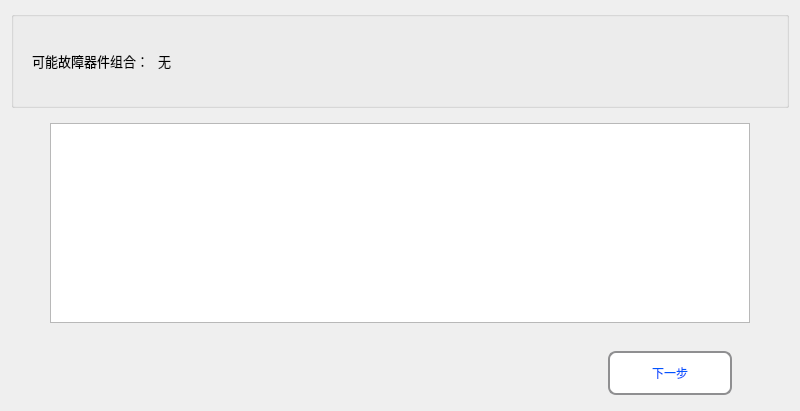
     <widget class="QWidget" name="page_main_diagnosis_result_more_fault">
      <property name="styleSheet">
       <string notr="true">QWidget#page_main_diagnosis_result_more_fault{
border-image: url(:/new/prefix1/Diagnosis_Image/BG_new.png);}</string>
      </property>
      <layout class="QVBoxLayout" name="verticalLayout_16">
       <item>
        <widget class="QGroupBox" name="groupBox_result_module_3">
         <property name="maximumSize">
          <size>
           <width>16777215</width>
           <height>16777215</height>
          </size>
         </property>
         <property name="title">
          <string/>
         </property>
         <layout class="QGridLayout" name="gridLayout_15">
          <item row="0" column="0" colspan="2">
           <widget class="QWidget" name="widget_result_fault_vague_group" native="true">
            <property name="minimumSize">
             <size>
              <width>0</width>
              <height>70</height>
             </size>
            </property>
            <property name="maximumSize">
             <size>
              <width>16777215</width>
              <height>70</height>
             </size>
            </property>
            <layout class="QHBoxLayout" name="horizontalLayout_50">
             <item>
              <widget class="QLabel" name="label_fault_vague_group_number_title">
               <property name="minimumSize">
                <size>
                 <width>120</width>
                 <height>0</height>
                </size>
               </property>
               <property name="maximumSize">
                <size>
                 <width>80</width>
                 <height>16777215</height>
                </size>
               </property>
               <property name="font">
                <font>
                 <family>微软雅黑</family>
                 <pointsize>10</pointsize>
                </font>
               </property>
               <property name="styleSheet">
                <string notr="true">/*QLabel { 
    border-radius: 8px; 
    min-width: 120px;
    min-height: 40px;
	background-color: rgb(216, 255, 164);
	color: rgb(0, 85, 255);
	font: 75 10pt &quot;微软雅黑&quot;;
 }*/</string>
               </property>
               <property name="text">
                <string>可能故障器件组合：</string>
               </property>
              </widget>
             </item>
             <item>
              <widget class="QLabel" name="label_fault_vague_group_number">
               <property name="minimumSize">
                <size>
                 <width>0</width>
                 <height>0</height>
                </size>
               </property>
               <property name="maximumSize">
                <size>
                 <width>16777215</width>
                 <height>16777215</height>
                </size>
               </property>
               <property name="font">
                <font>
                 <family>微软雅黑</family>
                 <pointsize>10</pointsize>
                </font>
               </property>
               <property name="styleSheet">
                <string notr="true">/*QLabel { 
    border-radius: 8px; 
    min-width: 120px;
    min-height: 40px;
	background-color: rgb(216, 255, 164);
	color: rgb(0, 85, 255);
	font: 75 10pt &quot;微软雅黑&quot;;
 }*/</string>
               </property>
               <property name="text">
                <string>无</string>
               </property>
              </widget>
             </item>
             <item>
              <spacer name="horizontalSpacer_106">
               <property name="orientation">
                <enum>Qt::Horizontal</enum>
               </property>
               <property name="sizeHint" stdset="0">
                <size>
                 <width>40</width>
                 <height>20</height>
                </size>
               </property>
              </spacer>
             </item>
            </layout>
           </widget>
          </item>
         </layout>
        </widget>
       </item>
       <item>
        <widget class="QWidget" name="widget_6" native="true">
         <layout class="QGridLayout" name="gridLayout_16">
          <property name="leftMargin">
           <number>39</number>
          </property>
          <property name="rightMargin">
           <number>39</number>
          </property>
          <item row="1" column="0">
           <widget class="QTableWidget" name="tableWidget_fault_vague_group_list">
            <property name="minimumSize">
             <size>
              <width>700</width>
              <height>200</height>
             </size>
            </property>
           </widget>
          </item>
         </layout>
        </widget>
       </item>
       <item>
        <widget class="QWidget" name="widget_slolve_button_page_3" native="true">
         <layout class="QHBoxLayout" name="horizontalLayout_49">
          <item>
           <spacer name="horizontalSpacer_285">
            <property name="orientation">
             <enum>Qt::Horizontal</enum>
            </property>
            <property name="sizeHint" stdset="0">
             <size>
              <width>28</width>
              <height>20</height>
             </size>
            </property>
           </spacer>
          </item>
          <item>
           <spacer name="horizontalSpacer_286">
            <property name="orientation">
             <enum>Qt::Horizontal</enum>
            </property>
            <property name="sizeHint" stdset="0">
             <size>
              <width>35</width>
              <height>20</height>
             </size>
            </property>
           </spacer>
          </item>
          <item>
           <spacer name="horizontalSpacer_287">
            <property name="orientation">
             <enum>Qt::Horizontal</enum>
            </property>
            <property name="sizeHint" stdset="0">
             <size>
              <width>17</width>
              <height>20</height>
             </size>
            </property>
           </spacer>
          </item>
          <item>
           <spacer name="horizontalSpacer_288">
            <property name="orientation">
             <enum>Qt::Horizontal</enum>
            </property>
            <property name="sizeHint" stdset="0">
             <size>
              <width>35</width>
              <height>20</height>
             </size>
            </property>
           </spacer>
          </item>
          <item>
           <spacer name="horizontalSpacer_289">
            <property name="orientation">
             <enum>Qt::Horizontal</enum>
            </property>
            <property name="sizeHint" stdset="0">
             <size>
              <width>34</width>
              <height>20</height>
             </size>
            </property>
           </spacer>
          </item>
          <item>
           <spacer name="horizontalSpacer_290">
            <property name="orientation">
             <enum>Qt::Horizontal</enum>
            </property>
            <property name="sizeHint" stdset="0">
             <size>
              <width>35</width>
              <height>20</height>
             </size>
            </property>
           </spacer>
          </item>
          <item>
           <spacer name="horizontalSpacer_291">
            <property name="orientation">
             <enum>Qt::Horizontal</enum>
            </property>
            <property name="sizeHint" stdset="0">
             <size>
              <width>54</width>
              <height>20</height>
             </size>
            </property>
           </spacer>
          </item>
          <item>
           <spacer name="horizontalSpacer_292">
            <property name="orientation">
             <enum>Qt::Horizontal</enum>
            </property>
            <property name="sizeHint" stdset="0">
             <size>
              <width>53</width>
              <height>20</height>
             </size>
            </property>
           </spacer>
          </item>
          <item>
           <spacer name="horizontalSpacer_293">
            <property name="orientation">
             <enum>Qt::Horizontal</enum>
            </property>
            <property name="sizeHint" stdset="0">
             <size>
              <width>44</width>
              <height>20</height>
             </size>
            </property>
           </spacer>
          </item>
          <item>
           <spacer name="horizontalSpacer_294">
            <property name="orientation">
             <enum>Qt::Horizontal</enum>
            </property>
            <property name="sizeHint" stdset="0">
             <size>
              <width>39</width>
              <height>20</height>
             </size>
            </property>
           </spacer>
          </item>
          <item>
           <spacer name="horizontalSpacer_295">
            <property name="orientation">
             <enum>Qt::Horizontal</enum>
            </property>
            <property name="sizeHint" stdset="0">
             <size>
              <width>17</width>
              <height>20</height>
             </size>
            </property>
           </spacer>
          </item>
          <item>
           <spacer name="horizontalSpacer_296">
            <property name="orientation">
             <enum>Qt::Horizontal</enum>
            </property>
            <property name="sizeHint" stdset="0">
             <size>
              <width>34</width>
              <height>20</height>
             </size>
            </property>
           </spacer>
          </item>
          <item>
           <widget class="QToolButton" name="toolButton_all_result_next">
            <property name="minimumSize">
             <size>
              <width>124</width>
              <height>44</height>
             </size>
            </property>
            <property name="maximumSize">
             <size>
              <width>100</width>
              <height>35</height>
             </size>
            </property>
            <property name="styleSheet">
             <string notr="true">QToolButton { 
    border: 2px solid #8f8f91;
    border-radius: 8px; 
    min-width: 120px;
    min-height: 40px;
	background-color: rgb(255, 255, 255);
	color: rgb(0, 85, 255);
	font: 75 12pt &quot;微软雅黑&quot;;
 }
QToolButton:pressed {
    border: 2px solid #8f8f91;
    border-radius: 6px; 
    background-color: rgb(255, 255, 255);
    min-width: 120px;
    min-height: 40px;
	color: rgb(0, 85, 255);
	font: 75 10pt &quot;微软雅黑&quot;;
}</string>
            </property>
            <property name="text">
             <string>下一步</string>
            </property>
           </widget>
          </item>
          <item>
           <spacer name="horizontalSpacer_297">
            <property name="orientation">
             <enum>Qt::Horizontal</enum>
            </property>
            <property name="sizeHint" stdset="0">
             <size>
              <width>40</width>
              <height>20</height>
             </size>
            </property>
           </spacer>
          </item>
         </layout>
        </widget>
       </item>
      </layout>
     </widget>
